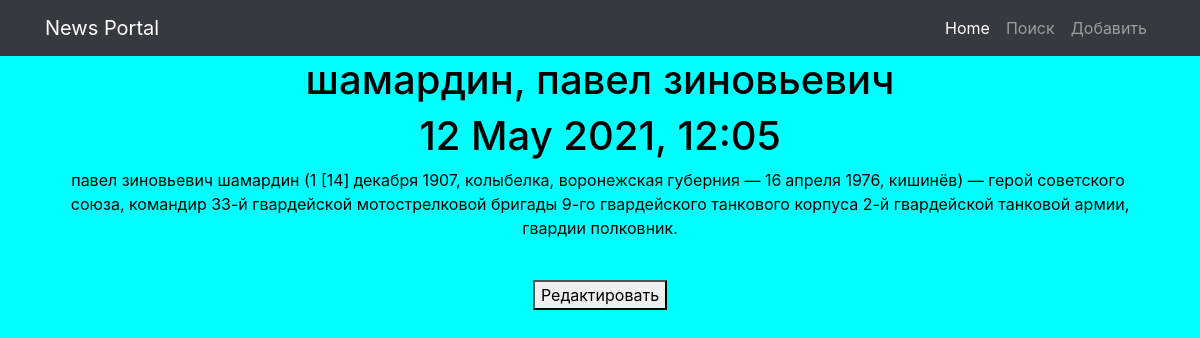
Screenshot of /news/36 with the database file from the repository.
### news/models.py (models this page shows, shortened)
class Post(models.Model):
    postAuthor = models.ForeignKey(Author, on_delete=models.CASCADE)
    postNews = 'PN'
    postArticle = 'PA'
    POSITIONS = [
        (postArticle, 'Статья'),
        (postNews, 'Новость'),
    ]
    position = models.CharField('Тип', max_length=2, choices=POSITIONS, default=postArticle)
    dateCreation = models.DateTimeField('Поиск по дате в формате "год-месяц-день"', auto_now_add=True)
    postCategory = models.ManyToManyField(Category, through='PostCategory')
    preview_name = models.CharField('Заголовок', max_length=128)
    text = models.TextField('Поле для текста')
    rating = models.SmallIntegerField('Рейтинг', default=0)

### news/views.py (the view)
# urls.py: path('<int:pk>', NewsDetailView.as_view(), name='news_detail'),
class NewsDetailView(DetailView):
    template_name = 'news_detail.html'
    queryset = Post.objects.all()
    context_object_name = 'new'

### news/templatetags/custom_filters.py (called while the page is built)
@register.filter(name='censor')
def censor(value):
    x = value.lower()
    if ' ' in x:
        a = list(x.split(' '))
        for i in a:
            if i in bad_words:
                y = a.index(i)
                a.remove(i)
                a.insert(y, '@!%&!2')
                value = (" ".join(a))
                return value
    if x in bad_words:
        x = '@!%&!'
        return x
    else:
        return x

### templates/news_detail.html (shortened to what this page needs)
{% extends 'default.html' %}
{% load custom_filters %}
{% block content %}
<div>
    <h1>{{ new.preview_name|censor }}</h1>
    <h1>{{ new.dateCreation|date:'d M Y, H:m'  }}</h1>
    <p>{{ new.text|censor }}</p>
</div>
<br>
<div>
    <a href="{% url 'news_update' new.id %}"> <button>Редактировать</button> </a>
</div>
{% endblock content %}

### templates/default.html (style rules this page uses)
body { background: aqua; color: black; }

### rows the page displays
Post: preview_name|censor "шамардин, павел зиновьевич", dateCreation "12 May 2021, 12:05", text|censor "павел зиновьевич шамардин (1 [14] декабря 1907, колыбелка, воронежская губерния — 16 апреля 1976, кишинёв) — герой советского союза, командир 33-й гвардейской мотострелковой бригады 9-го гвардейского танкового корпуса 2-й гвардейской танковой армии, гвардии полковник."
